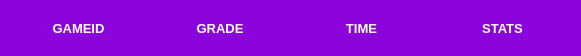
<?xml version="1.0" encoding="UTF-8"?>
<ui version="4.0">
 <class>Frame</class>
 <widget class="QFrame" name="Frame">
  <property name="geometry">
   <rect>
    <x>0</x>
    <y>0</y>
    <width>581</width>
    <height>56</height>
   </rect>
  </property>
  <property name="windowTitle">
   <string>Frame</string>
  </property>
  <property name="styleSheet">
   <string notr="true">QFrame {
	background-color: rgba(140,4,220,255)
}

QFrame:hover {
	background-color: rgba(140,4,220,200)
}

QLabel {
	color: white;
	font-weight: bold;
	font-size: 10pt;
	background-color: transparent
}

QLabel:hover {
	background-color: transparent
}</string>
  </property>
  <layout class="QHBoxLayout" name="horizontalLayout">
   <item>
    <widget class="QLabel" name="label">
     <property name="text">
      <string>GAMEID</string>
     </property>
     <property name="alignment">
      <set>Qt::AlignCenter</set>
     </property>
    </widget>
   </item>
   <item>
    <widget class="QLabel" name="label_2">
     <property name="text">
      <string>GRADE</string>
     </property>
     <property name="alignment">
      <set>Qt::AlignCenter</set>
     </property>
    </widget>
   </item>
   <item>
    <widget class="QLabel" name="label_3">
     <property name="text">
      <string>TIME</string>
     </property>
     <property name="alignment">
      <set>Qt::AlignCenter</set>
     </property>
    </widget>
   </item>
   <item>
    <widget class="QLabel" name="label_4">
     <property name="text">
      <string>STATS</string>
     </property>
     <property name="alignment">
      <set>Qt::AlignCenter</set>
     </property>
    </widget>
   </item>
  </layout>
 </widget>
 <resources/>
 <connections/>
</ui>
